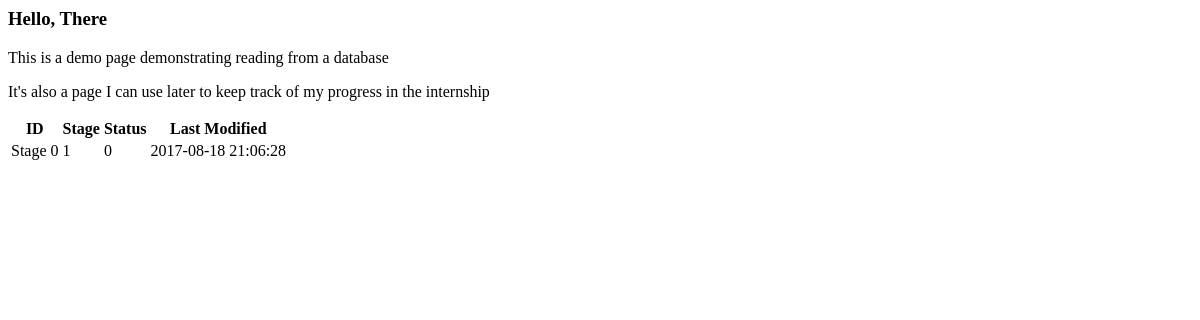
Before: / with the older database file.
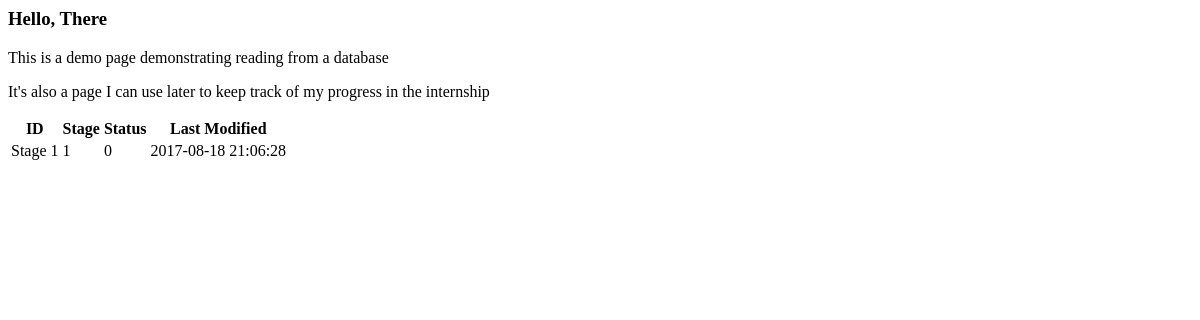
After: the same page with the newer database file.
### tables this page shows
CREATE TABLE `stages` (
  `ID` int(11) NOT NULL,
  `Name` text NOT NULL,
  `Is_Completed` tinyint(1) NOT NULL,
  `Last_Modified` timestamp NOT NULL DEFAULT CURRENT_TIMESTAMP
);

### index.php (the view, shortened to what this page needs)
<?php
 $db = mysqli_connect('localhost','root','','hng_status')
 or die('Error connecting to MySQL server.');
?>
<html lang="en">
  <head>
  </head>
  <body>
    <h3>Hello, There</h3>
    <p>This is a demo page demonstrating reading from a database</p>
    <p>It's also a page I can use later to keep track of my progress in the internship</p>
<?php
$query = "SELECT * FROM stages";
mysqli_query($db, $query) or die('Error querying database.');
$result = mysqli_query($db, $query);
while ($row = mysqli_fetch_array($result)) {
 echo '<table>
         <tr>
           <th>ID</th><th>Stage</th><th>Status</th><th>Last Modified</th>
         </tr>
         <tr>
           <td>' . $row['Name'] . '</td>
           <td>' . $row['ID'] . '</td>
           <td>' . $row['Is_Completed'] . '</td>
           <td>' . $row['Last_Modified'] . '</td>
         </tr>
       </table>';
}
?>
</body>
</html>

Changed rows visible on the page:
changed stages id 1: Name "Stage 0" → "Stage 1"
